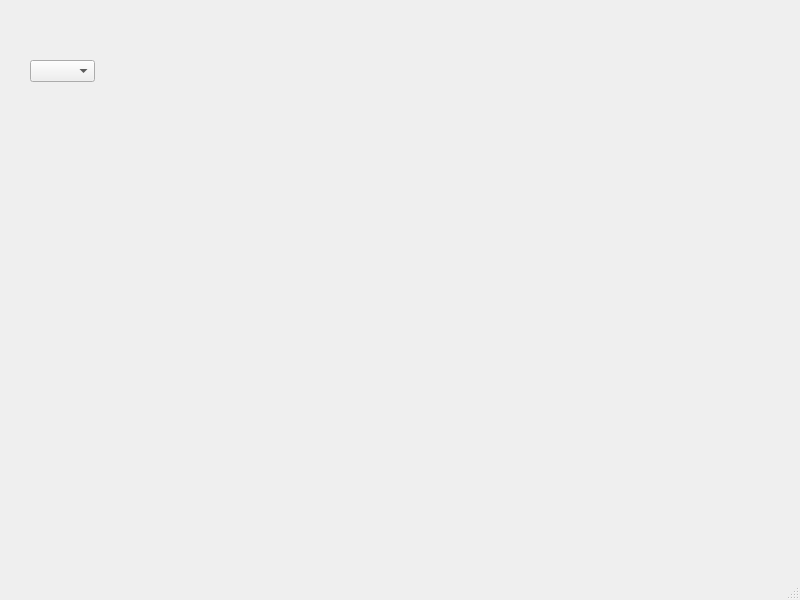
<?xml version="1.0" encoding="UTF-8"?>
<ui version="4.0">
 <class>MainWindow</class>
 <widget class="QMainWindow" name="MainWindow">
  <property name="geometry">
   <rect>
    <x>0</x>
    <y>0</y>
    <width>800</width>
    <height>600</height>
   </rect>
  </property>
  <property name="windowTitle">
   <string>MainWindow</string>
  </property>
  <widget class="QWidget" name="centralwidget">
   <widget class="QComboBox" name="comboBox">
    <property name="geometry">
     <rect>
      <x>30</x>
      <y>60</y>
      <width>65</width>
      <height>22</height>
     </rect>
    </property>
   </widget>
  </widget>
  <widget class="QMenuBar" name="menubar">
   <property name="geometry">
    <rect>
     <x>0</x>
     <y>0</y>
     <width>800</width>
     <height>21</height>
    </rect>
   </property>
  </widget>
  <widget class="QStatusBar" name="statusbar"/>
 </widget>
 <resources/>
 <connections/>
</ui>
